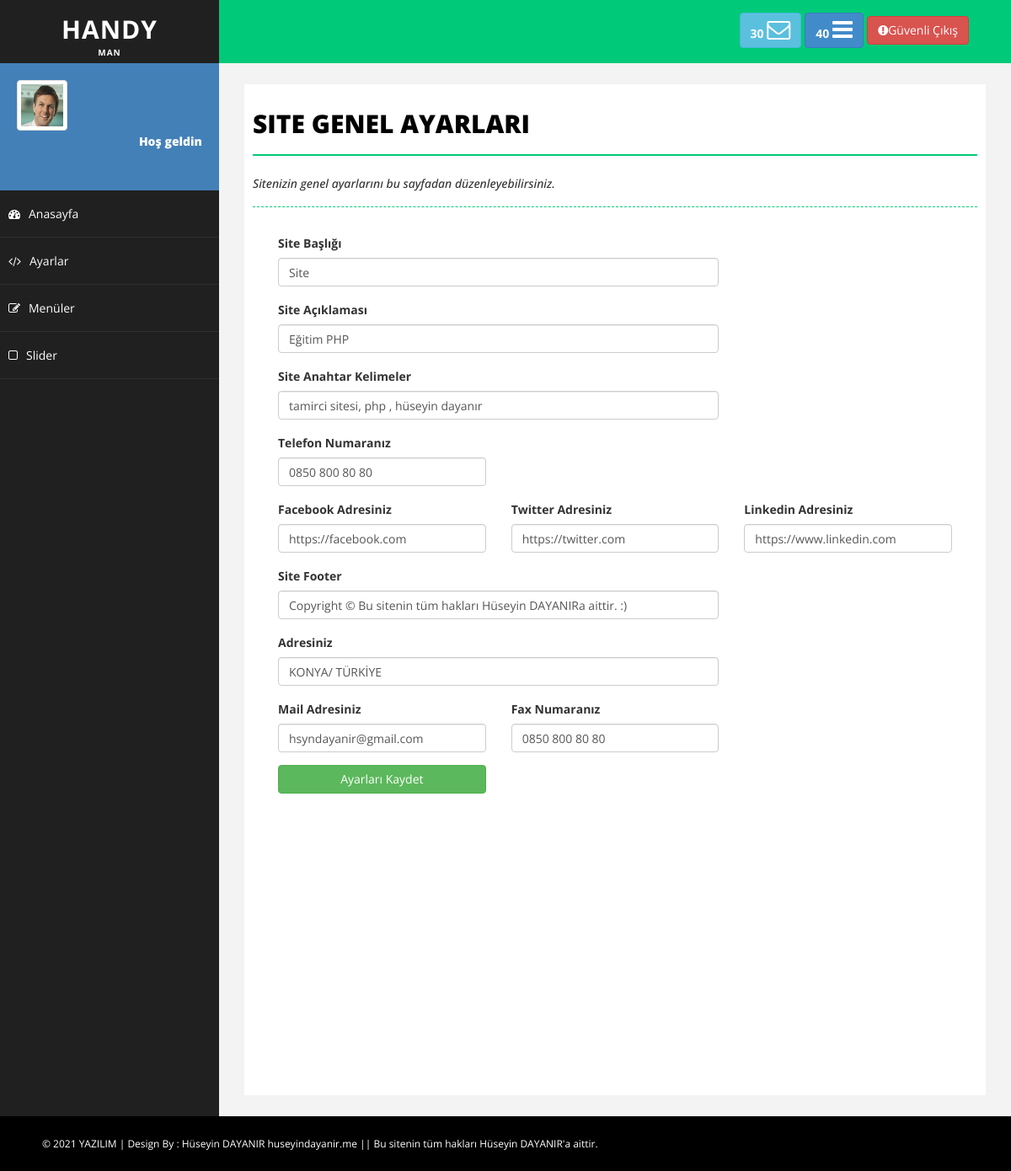
Page /admin/ayarlar.php on the earlier database version.
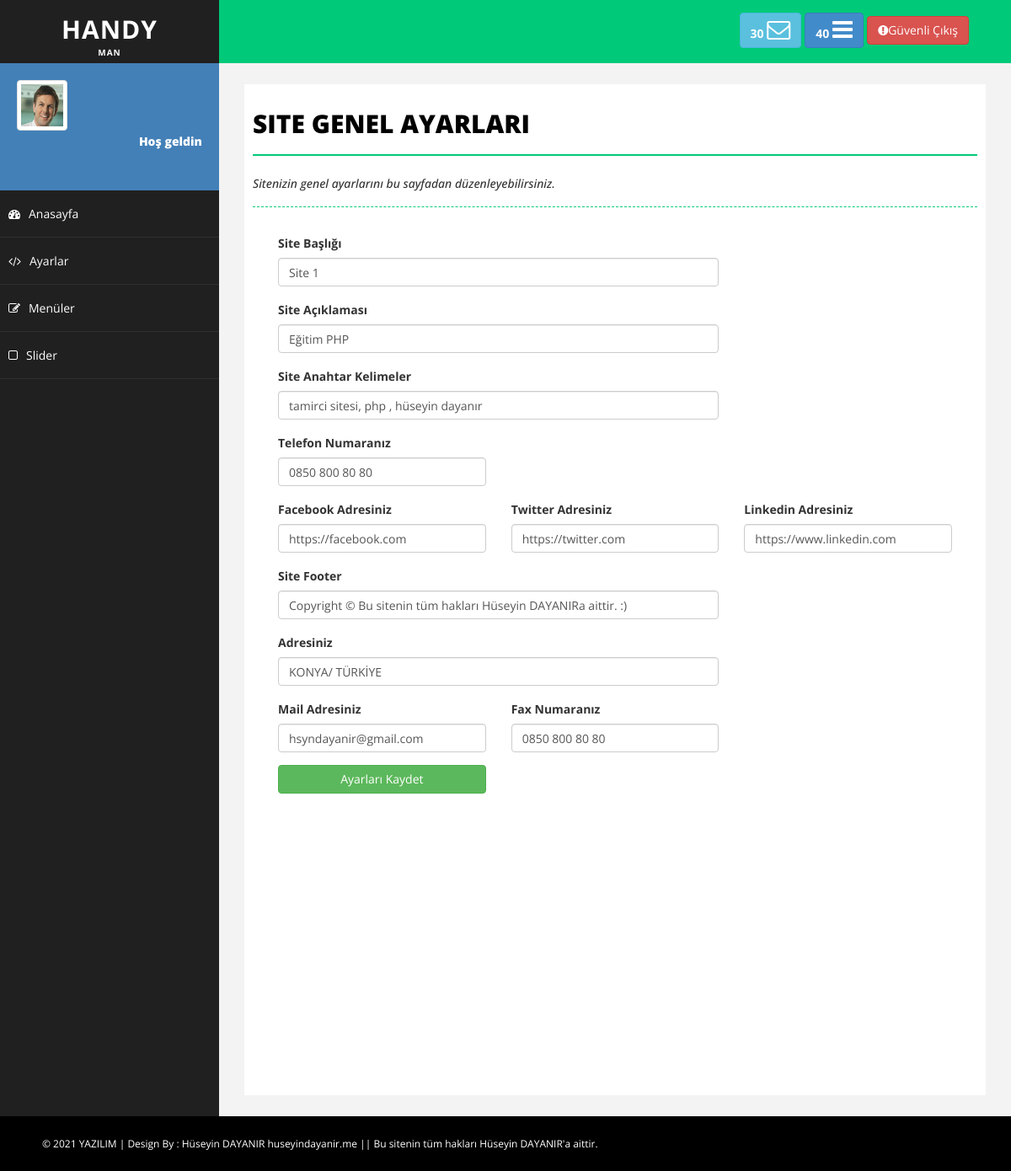
Same page on the later database version.
### tables this page shows
CREATE TABLE `ayarlar` (
  `ayar_id` int(11) NOT NULL,
  `ayar_logo` varchar(250) NOT NULL,
  `ayar_telefon` varchar(50) NOT NULL,
  `ayar_title` varchar(100) NOT NULL,
  `ayar_description` varchar(500) NOT NULL,
  `ayar_keywords` varchar(500) NOT NULL,
  `ayar_facebook` varchar(150) NOT NULL,
  `ayar_twitter` varchar(150) NOT NULL,
  `ayar_linkedin` varchar(150) NOT NULL,
  `ayar_footer` varchar(500) NOT NULL,
  `ayar_adres` varchar(500) NOT NULL,
  `ayar_mail` varchar(100) NOT NULL,
  `ayar_fax` varchar(50) NOT NULL,
  `ayar_yedek` varchar(50) NOT NULL
);

### admin/ayarlar.php (the view)
<?php include 'header.php' ?>
<?php include 'sidebar.php' ?>
<div id="page-wrapper">
            <div id="page-inner">
                <div class="row">
                    <div class="col-md-12">
                        <h1 class="page-head-line">Site Genel Ayarları</h1>
                        <?php
                            if($_GET['durum'] == "ok"){ ?>
                                <h1 style="color:green;" class="page-subhead-line">Kayıtlar başarıyla güncellendi.</h1>
                            <?php
                            }
                            else if($_GET['durum']=="no"){ ?>
                                <h1 style="color:red;"class="page-subhead-line">Kayıtlar güncellenemedi değişiklik yapmamış olabilirsiniz.</h1>
                            <?php
                            }
                            else {?>
                                <h1 class="page-subhead-line">Sitenizin genel ayarlarını bu sayfadan düzenleyebilirsiniz.</h1>
                            <?php } ?>
                    </div>
                </div>
                <form action="netting/islem.php" method ="POST">
                <div class="col-md-12">
                    <div class="form-group col-md-8">
                        <label>Site Başlığı </label>
                        <input class="form-control" type="text" name ="ayar_title" value="<?php echo $ayarcek['ayar_title']?>">
                    </div>
                </div>
                <div class="col-md-12">
                    <div class="form-group col-md-8">
                        <label>Site Açıklaması</label>
                        <input class="form-control" type="text" name ="ayar_description" value="<?php echo $ayarcek['ayar_description']?>">
                    </div>
                </div>
                <div class="col-md-12">
                    <div class="form-group col-md-8">
                        <label>Site Anahtar Kelimeler </label>
                        <input class="form-control" type="text" name ="ayar_keywords" value="<?php echo $ayarcek['ayar_keywords']?>">
                    </div>
                </div>
                <div class="col-md-12">
                    <div class="form-group col-md-4">
                        <label>Telefon Numaranız </label>
                        <input class="form-control" type="text" name ="ayar_telefon" value="<?php echo $ayarcek['ayar_telefon']?>">
                    </div>
                </div>
                <div class="col-md-12">
                    <div class="form-group col-md-4">
                        <label>Facebook Adresiniz </label>
                        <input class="form-control" type="text" name ="ayar_facebook" value="<?php echo $ayarcek['ayar_facebook']?>">
                    </div>
                    <div class="form-group col-md-4">
                        <label>Twitter Adresiniz </label>
                        <input class="form-control" type="text" name ="ayar_twitter" value="<?php echo $ayarcek['ayar_twitter']?>">
                    </div>
                    <div class="form-group col-md-4">
                        <label>Linkedin Adresiniz </label>
                        <input class="form-control" type="text" name ="ayar_linkedin" value="<?php echo $ayarcek['ayar_linkedin']?>">
                    </div>
                </div>
                <div class="col-md-12">
                    <div class="form-group col-md-8">
                        <label>Site Footer </label>
                        <input class="form-control" type="text" name ="ayar_footer" value="<?php echo $ayarcek['ayar_footer']?>">
                    </div>
                </div>
                <div class="col-md-12">
                    <div class="form-group col-md-8">
                        <label>Adresiniz </label>
                        <input class="form-control" type="text" name ="ayar_adres" value="<?php echo $ayarcek['ayar_adres']?>">
                    </div>
                </div>
                <div class="col-md-12">
                    <div class="form-group col-md-4">
                        <label>Mail Adresiniz </label>
                        <input class="form-control" type="text" name ="ayar_mail" value="<?php echo $ayarcek['ayar_mail']?>">
                    </div>
                    <div class="form-group col-md-4">
                        <label>Fax Numaranız </label>
                        <input class="form-control" type="text" name ="ayar_fax" value="<?php echo $ayarcek['ayar_fax']?>">
                    </div>
                </div>
                <div class="col-md-12">
                    <div class="form-group col-md-4" >
                        <input style="width:100%"  class="btn btn-success" type="submit" name ="ayarkaydet" value="Ayarları Kaydet">
                    </div>
                </div>
                </form>
            </div>
        </div>
<?php include 'footer.php' ?>

Differences in the rows shown:
changed ayarlar "Eğitim PHP": ayar_title "Site" → "Site 1"
